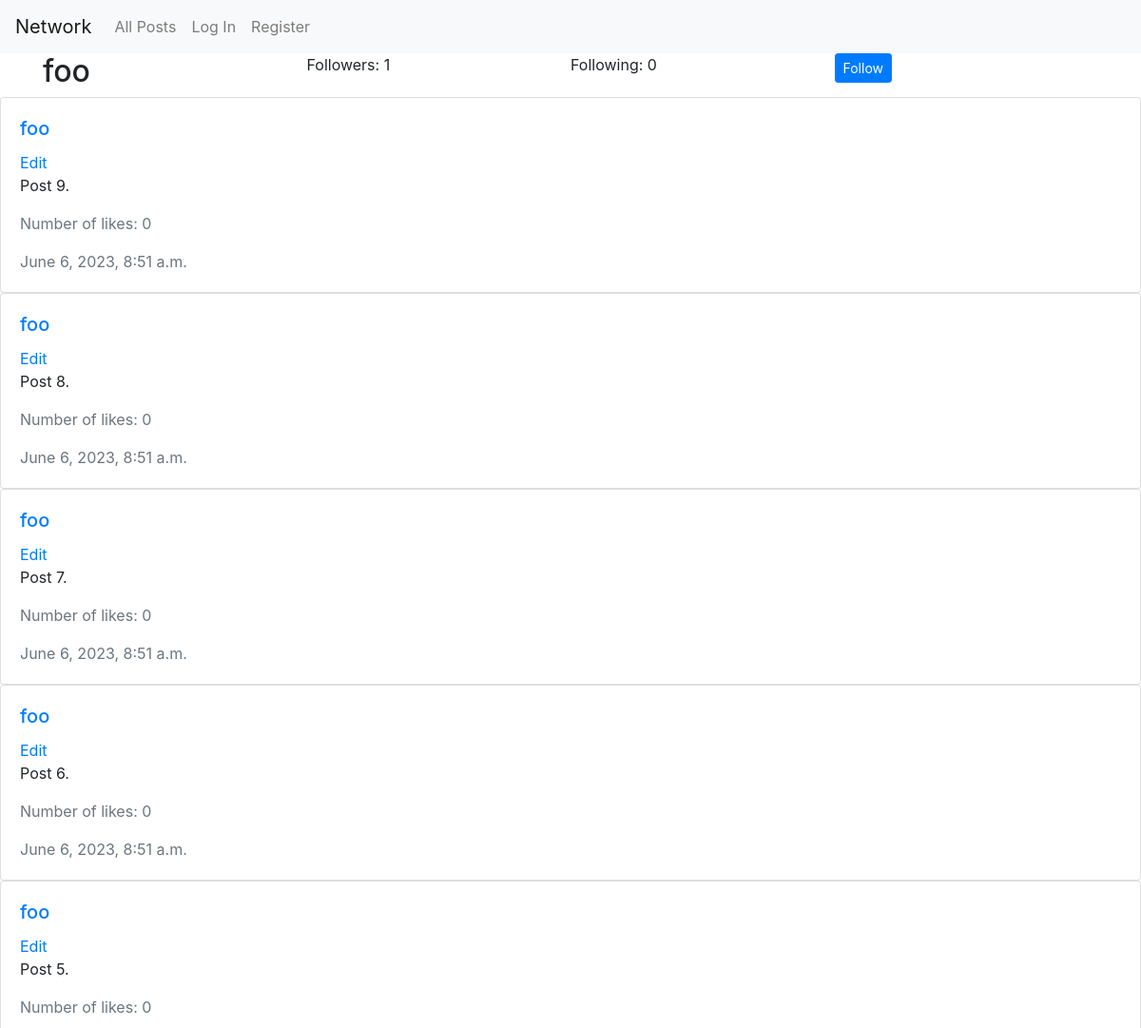
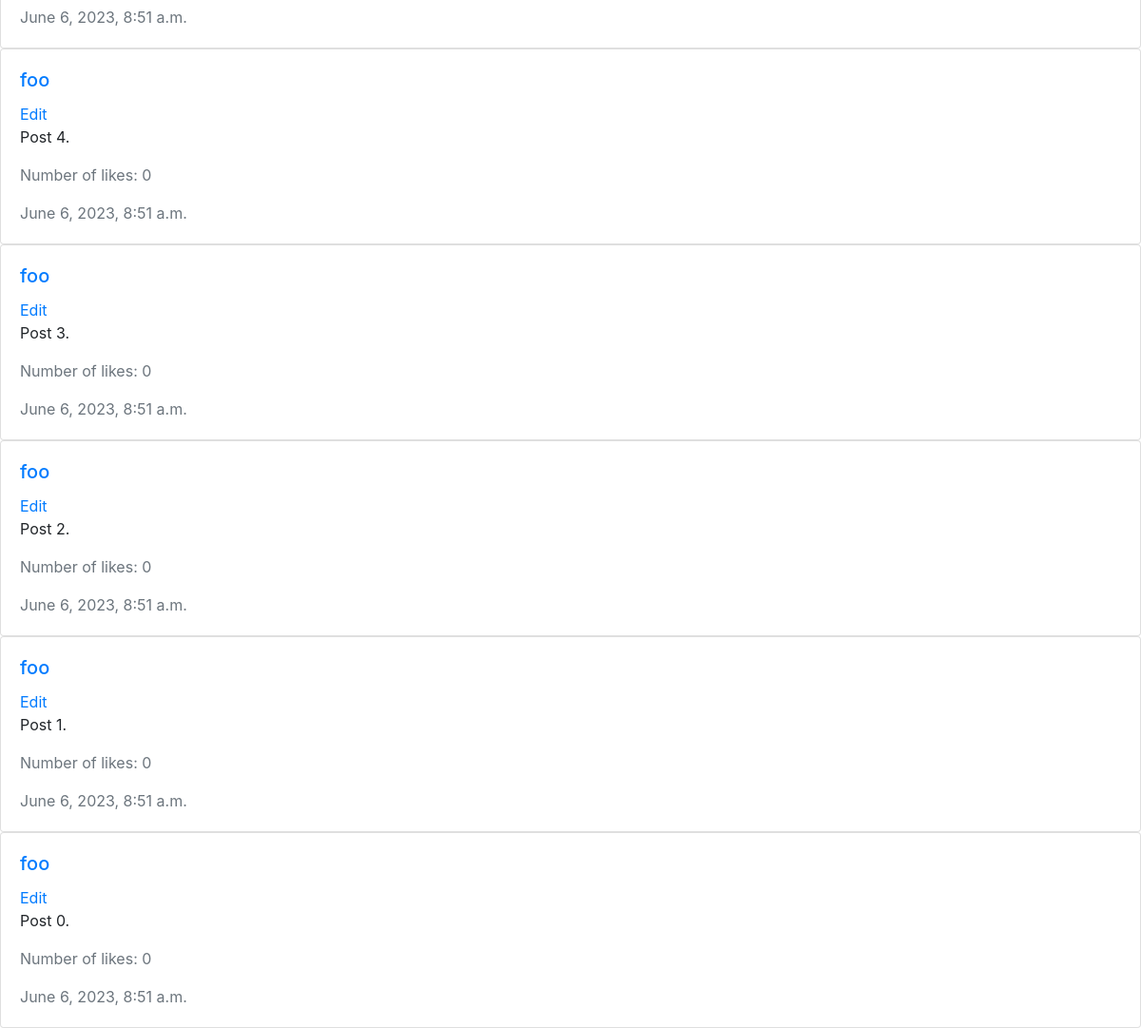
The page /profile/3 on the database its author committed (2 pictures, top to bottom).
### network/models.py (models this page shows, shortened)
class User(AbstractUser):
    following = models.ManyToManyField("User", null=True, related_name="followers")

class Post(models.Model):
    user = models.ForeignKey(User, on_delete=models.CASCADE)
    body = models.TextField(blank=True)
    timestamp = models.DateTimeField(auto_now_add=True)
    likers = models.ManyToManyField("User", null=True, related_name="liked_posts")
    num_of_likes = models.IntegerField(default=0)

### network/views.py (the view, shortened to what this page needs)
# urls.py: path("profile/<int:user_id>", views.profile, name="profile"),
@csrf_exempt
def profile(request, user_id):
    profile = User.objects.get(pk=user_id)
    if request.method == "GET":
        posts = Post.objects.filter(user=profile)
        posts = posts.order_by("-timestamp").all()
        return render(request, "network/profile.html", {
            "profile": profile,
            "posts": posts
        })

### network/templates/network/profile.html (shortened to what this page needs)
{% extends "network/layout.html" %}
{% block body %}
<div class="container">
    <div class="row no-gutters">
        <div class="col-3">
            <h2>{{ profile.username}}</h2>
        </div>
        <div class="col-3" data-followers="{{ profile.followers.count }}" id="followers">
            Followers: {{ profile.followers.count }}
        </div>
        <div class="col-3">
            Following: {{ profile.following.count }}
        </div>
        <div class="col-3">
            {% if user != profile %}
                {% if profile in user.following.all %}
                <button class="btn btn-sm btn-primary" id="follow" value="{{ profile.id }}">Unfollow</button>
                {% else %}
                <button class="btn btn-sm btn-primary" id="follow" value="{{ profile.id }}">Follow</button>
                {% endif %}
            {% endif %}
        </div>
    </div>
</div>
{% for post in posts %}
<div class="card">
    <div class="card-body">
        <h5 class="card-title"><a href="{% url 'profile' post.user.id %}">{{ post.user }}</a></h5>
        <a href="" class="card-link">Edit</a>
        <p class="card-text">{{ post.body }}</p>
        <p class="card-text text-muted">Number of likes: {{ post.num_of_likes }}</p>
        <p class="card-text text-muted">{{ post.timestamp|date:"F j, Y, g:i a" }}</p>
    </div>
</div>
{% endfor %}
{% endblock %}

### rows shown on the page
User: username "foo", followers.count "1", following.count "0"
Post: user "foo", body "Post 9.", num_of_likes "0", timestamp "June 6, 2023, 8:51 a.m."
Post: user "foo", body "Post 8.", num_of_likes "0", timestamp "June 6, 2023, 8:51 a.m."
Post: user "foo", body "Post 7.", num_of_likes "0", timestamp "June 6, 2023, 8:51 a.m."
Post: user "foo", body "Post 6.", num_of_likes "0", timestamp "June 6, 2023, 8:51 a.m."
Post: user "foo", body "Post 5.", num_of_likes "0", timestamp "June 6, 2023, 8:51 a.m."
Post: user "foo", body "Post 4.", num_of_likes "0", timestamp "June 6, 2023, 8:51 a.m."
Post: user "foo", body "Post 3.", num_of_likes "0", timestamp "June 6, 2023, 8:51 a.m."
Post: user "foo", body "Post 2.", num_of_likes "0", timestamp "June 6, 2023, 8:51 a.m."
Post: user "foo", body "Post 1.", num_of_likes "0", timestamp "June 6, 2023, 8:51 a.m."
Post: user "foo", body "Post 0.", num_of_likes "0", timestamp "June 6, 2023, 8:51 a.m."
